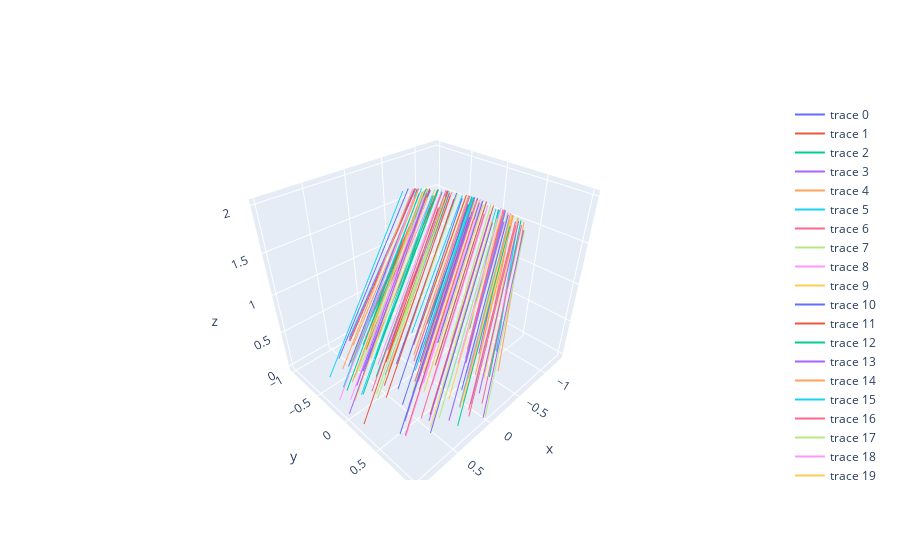

Source (notebook cell):
### Code cell
settingDataPath = "../camera/convex.json"

resultData = cppmodule.cameraLensSample(settingDataPath, [1,0,0], 1000)

plot = []
for line in resultData :
    xData = []
    yData = []
    zData = []
    for point in line :
        xData.append(point[0])
        yData.append(point[1])
        zData.append(point[2])
    if len(xData) == 0:
        continue
    plot.append(go.Scatter3d(x=xData, y=yData, z=zData, mode='lines'))

fig = go.Figure(data=plot)
fig.show()

### Figure 1 — Plotly figure (JSON) as saved in the notebook; plotly's stock layout.template omitted (floating-point values rounded to 4 significant figures)
{"data": [{"mode": "lines", "type": "scatter3d", "x": [-0.08244, -0.8624], "y": [0.5916, 0.4128], "z": [0, 1.757]}, {"mode": "lines", "type": "scatter3d", "x": [0.5665, -0.431], "y": [0.095, 0.07252], "z": [0, 1.952]}, {"mode": "lines", "type": "scatter3d", "x": [0.274, -0.6377], "y": [-0.441, -0.3248], "z": [0, 1.868]}, {"mode": "lines", "type": "scatter3d", "x": [0.07188, -0.773], "y": [-0.4511, -0.3247], "z": [0, 1.816]}, {"mode": "lines", "type": "scatter3d", "x": [-0.5916, -1.122], "y": [0.6948, 0.4399], "z": [0, 1.596]}, {"mode": "lines", "type": "scatter3d", "x": [0.8153, -0.2393], "y": [-0.5786, -0.4346], "z": [0, 1.937]}, {"mode": "lines", "type": "scatter3d", "x": [0.1612, -0.7214], "y": [0.1675, 0.1234], "z": [0, 1.861]}, {"mode": "lines", "type": "scatter3d", "x": [0.163, -0.7167], "y": [-0.3365, -0.2464], "z": [0, 1.851]}, {"mode": "lines", "type": "scatter3d", "x": [0.3134, -0.6127], "y": [-0.3462, -0.2573], "z": [0, 1.886]}, {"mode": "lines", "type": "scatter3d", "x": [-0.2444, -0.9741], "y": [-0.1747, -0.1216], "z": [0, 1.742]}, {"mode": "lines", "type": "scatter3d", "x": [-0.004696, -0.8025], "y": [0.7867, 0.5442], "z": [0, 1.749]}, {"mode": "lines", "type": "scatter3d", "x": [0.0007833, -0.8041], "y": [-0.7145, -0.4985], "z": [0, 1.762]}, {"mode": "lines", "type": "scatter3d", "x": [0.8034, -0.25], "y": [-0.2804, -0.2147], "z": [0, 1.973]}, {"mode": "lines", "type": "scatter3d", "x": [-0.6543, -1.172], "y": [0.357, 0.2285], "z": [0, 1.604]}, {"mode": "lines", "type": "scatter3d", "x": [0.3073, -0.6201], "y": [-0.1729, -0.1293], "z": [0, 1.897]}, {"mode": "lines", "type": "scatter3d", "x": [-0.5759, -1.141], "y": [0.2647, 0.1728], "z": [0, 1.633]}, {"mode": "lines", "type": "scatter3d", "x": [-0.03283, -0.8106], "y": [-0.9036, -0.6142], "z": [0, 1.722]}, {"mode": "lines", "type": "scatter3d", "x": [0.1564, -0.7243], "y": [-0.1871, -0.1377], "z": [0, 1.859]}, {"mode": "lines", "type": "scatter3d", "x": [-0.8388, -1.24], "y": [0.4649, 0.2841], "z": [0, 1.543]}, {"mode": "lines", "type": "scatter3d", "x": [-0.5918, -1.142], "y": [0.4105, 0.2654], "z": [0, 1.62]}, {"mode": "lines", "type": "scatter3d", "x": [0.7743, -0.2704], "y": [0.5439, 0.4095], "z": [0, 1.939]}, {"mode": "lines", "type": "scatter3d", "x": [0.2434, -0.6507], "y": [-0.6462, -0.4667], "z": [0, 1.833]}, {"mode": "lines", "type": "scatter3d", "x": [0.4458, -0.5197], "y": [-0.2168, -0.1638], "z": [0, 1.924]}, {"mode": "lines", "type": "scatter3d", "x": [-0.3627, -1.038], "y": [-0.1889, -0.1288], "z": [0, 1.704]}, {"mode": "lines", "type": "scatter3d", "x": [0.3133, -0.5952], "y": [-0.8127, -0.5804], "z": [0, 1.819]}, {"mode": "lines", "type": "scatter3d", "x": [0.7277, -0.3085], "y": [-0.1242, -0.09543], "z": [0, 1.974]}, {"mode": "lines", "type": "scatter3d", "x": [0.1228, -0.7422], "y": [-0.381, -0.2771], "z": [0, 1.836]}, {"mode": "lines", "type": "scatter3d", "x": [0.5327, -0.4527], "y": [-0.417, -0.3137], "z": [0, 1.923]}, {"mode": "lines", "type": "scatter3d", "x": [-0.3582, -1.033], "y": [0.292, 0.1986], "z": [0, 1.701]}, {"mode": "lines", "type": "scatter3d", "x": [0.06004, -0.7588], "y": [0.839, 0.5816], "z": [0, 1.757]}, {"mode": "lines", "type": "scatter3d", "x": [-0.0635, -0.8685], "y": [-0.03777, -0.0271], "z": [0, 1.801]}, {"mode": "lines", "type": "scatter3d", "x": [-0.03476, -0.8041], "y": [-0.9934, -0.667], "z": [0, 1.705]}, {"mode": "lines", "type": "scatter3d", "x": [-0.6271, -1.165], "y": [-0.2417, -0.1563], "z": [0, 1.618]}, {"mode": "lines", "type": "scatter3d", "x": [0.3161, -0.5952], "y": [0.7744, 0.5557], "z": [0, 1.827]}, {"mode": "lines", "type": "scatter3d", "x": [-0.3073, -1.008], "y": [-0.2058, -0.1416], "z": [0, 1.721]}, {"mode": "lines", "type": "scatter3d", "x": [0.4422, -0.5137], "y": [-0.61, -0.4496], "z": [0, 1.88]}, {"mode": "lines", "type": "scatter3d", "x": [0.4955, -0.4769], "y": [0.5545, 0.4121], "z": [0, 1.898]}, {"mode": "lines", "type": "scatter3d", "x": [-0.1008, -0.8779], "y": [-0.5114, -0.3581], "z": [0, 1.761]}, {"mode": "lines", "type": "scatter3d", "x": [0.9373, -0.147], "y": [-0.2276, -0.1748], "z": [0, 1.987]}, {"mode": "lines", "type": "scatter3d", "x": [0.4987, -0.4705], "y": [0.6971, 0.5113], "z": [0, 1.875]}, {"mode": "lines", "type": "scatter3d", "x": [0.1528, -0.7265], "y": [-0.2058, -0.1513], "z": [0, 1.857]}, {"mode": "lines", "type": "scatter3d", "x": [0.9499, -0.1373], "y": [0.1986, 0.1527], "z": [0, 1.989]}, {"mode": "lines", "type": "scatter3d", "x": [-0.6222, -1.152], "y": [-0.4726, -0.3026], "z": [0, 1.607]}, {"mode": "lines", "type": "scatter3d", "x": [0.2973, -0.6002], "y": [-0.9188, -0.6466], "z": [0, 1.795]}, {"mode": "lines", "type": "scatter3d", "x": [-0.09919, -0.8888], "y": [-0.1767, -0.1258], "z": [0, 1.787]}, {"mode": "lines", "type": "scatter3d", "x": [0.3107, -0.5991], "y": [0.7694, 0.5521], "z": [0, 1.827]}, {"mode": "lines", "type": "scatter3d", "x": [-0.6166, -1.161], "y": [0.2115, 0.1372], "z": [0, 1.622]}, {"mode": "lines", "type": "scatter3d", "x": [0.01275, -0.7754], "y": [0.9978, 0.6737], "z": [0, 1.716]}, {"mode": "lines", "type": "scatter3d", "x": [0.1231, -0.7204], "y": [-0.8178, -0.5726], "z": [0, 1.776]}, {"mode": "lines", "type": "scatter3d", "x": [-0.2637, -0.9859], "y": [-0.1165, -0.08092], "z": [0, 1.738]}, {"mode": "lines", "type": "scatter3d", "x": [0.397, -0.5564], "y": [0.09354, 0.07061], "z": [0, 1.92]}, {"mode": "lines", "type": "scatter3d", "x": [0.2847, -0.6093], "y": [-0.9079, -0.6391], "z": [0, 1.795]}, {"mode": "lines", "type": "scatter3d", "x": [0.2172, -0.6638], "y": [-0.7382, -0.5268], "z": [0, 1.812]}, {"mode": "lines", "type": "scatter3d", "x": [0.6837, -0.3415], "y": [-0.2635, -0.2013], "z": [0, 1.96]}, {"mode": "lines", "type": "scatter3d", "x": [0.1123, -0.7323], "y": [0.739, 0.5214], "z": [0, 1.787]}, {"mode": "lines", "type": "scatter3d", "x": [0.2539, -0.6262], "y": [-0.9651, -0.6722], "z": [0, 1.777]}, {"mode": "lines", "type": "scatter3d", "x": [0.02257, -0.7724], "y": [-0.9629, -0.654], "z": [0, 1.725]}, {"mode": "lines", "type": "scatter3d", "x": [-0.5816, -1.141], "y": [0.3384, 0.22], "z": [0, 1.628]}, {"mode": "lines", "type": "scatter3d", "x": [0.1391, -0.7353], "y": [0.2282, 0.1674], "z": [0, 1.852]}, {"mode": "lines", "type": "scatter3d", "x": [0.039, -0.8029], "y": [0.1212, 0.08808], "z": [0, 1.83]}, {"mode": "lines", "type": "scatter3d", "x": [0.5534, -0.4297], "y": [0.7465, 0.5464], "z": [0, 1.875]}, {"mode": "lines", "type": "scatter3d", "x": [-0.1492, -0.9198], "y": [0.1259, 0.08906], "z": [0, 1.774]}, {"mode": "lines", "type": "scatter3d", "x": [-0.9256, -1.286], "y": [-0.01992, -0.0121], "z": [0, 1.531]}, {"mode": "lines", "type": "scatter3d", "x": [0.4619, -0.4989], "y": [0.6331, 0.4663], "z": [0, 1.88]}, {"mode": "lines", "type": "scatter3d", "x": [-0.7917, -1.229], "y": [0.3546, 0.2203], "z": [0, 1.563]}, {"mode": "lines", "type": "scatter3d", "x": [-0.243, -0.9733], "y": [-0.1763, -0.1228], "z": [0, 1.743]}, {"mode": "lines", "type": "scatter3d", "x": [-0.09311, -0.8491], "y": [0.868, 0.5877], "z": [0, 1.713]}, {"mode": "lines", "type": "scatter3d", "x": [0.6398, -0.3758], "y": [0.04058, 0.0311], "z": [0, 1.964]}, {"mode": "lines", "type": "scatter3d", "x": [-0.2657, -0.9718], "y": [0.5288, 0.3605], "z": [0, 1.71]}, {"mode": "lines", "type": "scatter3d", "x": [0.1092, -0.743], "y": [0.5805, 0.4157], "z": [0, 1.81]}, {"mode": "lines", "type": "scatter3d", "x": [-0.2294, -0.9669], "y": [-0.09087, -0.06352], "z": [0, 1.75]}, {"mode": "lines", "type": "scatter3d", "x": [0.07833, -0.7436], "y": [-0.8923, -0.6159], "z": [0, 1.751]}, {"mode": "lines", "type": "scatter3d", "x": [-0.0026, -0.789], "y": [-0.946, -0.642], "z": [0, 1.722]}, {"mode": "lines", "type": "scatter3d", "x": [-0.2028, -0.9487], "y": [-0.2442, -0.1708], "z": [0, 1.752]}, {"mode": "lines", "type": "scatter3d", "x": [0.6853, -0.3396], "y": [-0.3389, -0.258], "z": [0, 1.954]}, {"mode": "lines", "type": "scatter3d", "x": [0.7982, -0.2536], "y": [-0.3498, -0.2669], "z": [0, 1.966]}, {"mode": "lines", "type": "scatter3d", "x": [0.1315, -0.7109], "y": [0.8806, 0.6125], "z": [0, 1.766]}, {"mode": "lines", "type": "scatter3d", "x": [-0.5761, -1.146], "y": [-0.02371, -0.01556], "z": [0, 1.639]}, {"mode": "lines", "type": "scatter3d", "x": [0.2163, -0.6826], "y": [-0.2381, -0.1761], "z": [0, 1.872]}, {"mode": "lines", "type": "scatter3d", "x": [0.2291, -0.672], "y": [0.3229, 0.2384], "z": [0, 1.869]}, {"mode": "lines", "type": "scatter3d", "x": [-0.4461, -1.083], "y": [-0.1209, -0.08131], "z": [0, 1.68]}, {"mode": "lines", "type": "scatter3d", "x": [-0.1012, -0.8872], "y": [0.2928, 0.2077], "z": [0, 1.78]}, {"mode": "lines", "type": "scatter3d", "x": [-0.229, -0.9667], "y": [0.0797, 0.05573], "z": [0, 1.75]}, {"mode": "lines", "type": "scatter3d", "x": [-0.7732, -1.229], "y": [0.1419, 0.08916], "z": [0, 1.575]}, {"mode": "lines", "type": "scatter3d", "x": [-0.3583, -1.02], "y": [0.5518, 0.3696], "z": [0, 1.68]}, {"mode": "lines", "type": "scatter3d", "x": [0.06773, -0.7849], "y": [0.02073, 0.01514], "z": [0, 1.84]}, {"mode": "lines", "type": "scatter3d", "x": [-0.489, -1.099], "y": [0.2951, 0.1958], "z": [0, 1.659]}, {"mode": "lines", "type": "scatter3d", "x": [-0.4654, -1.084], "y": [0.3803, 0.2525], "z": [0, 1.662]}, {"mode": "lines", "type": "scatter3d", "x": [0.09468, -0.7627], "y": [0.316, 0.2299], "z": [0, 1.835]}, {"mode": "lines", "type": "scatter3d", "x": [0.2078, -0.6703], "y": [-0.7324, -0.5225], "z": [0, 1.81]}, {"mode": "lines", "type": "scatter3d", "x": [0.3588, -0.5834], "y": [-0.1624, -0.1221], "z": [0, 1.909]}, {"mode": "lines", "type": "scatter3d", "x": [0.749, -0.2889], "y": [0.5933, 0.4444], "z": [0, 1.928]}, {"mode": "lines", "type": "scatter3d", "x": [-0.02596, -0.8449], "y": [-0.06477, -0.04671], "z": [0, 1.812]}, {"mode": "lines", "type": "scatter3d", "x": [0.6344, -0.3764], "y": [0.4629, 0.349], "z": [0, 1.933]}, {"mode": "lines", "type": "scatter3d", "x": [0.5085, -0.4664], "y": [-0.5929, -0.4396], "z": [0, 1.895]}, {"mode": "lines", "type": "scatter3d", "x": [-0.3481, -1.019], "y": [-0.4784, -0.3227], "z": [0, 1.69]}, {"mode": "lines", "type": "scatter3d", "x": [0.0695, -0.7539], "y": [0.8244, 0.5732], "z": [0, 1.762]}, {"mode": "lines", "type": "scatter3d", "x": [0.3608, -0.5686], "y": [0.6798, 0.4946], "z": [0, 1.853]}, {"mode": "lines", "type": "scatter3d", "x": [0.8525, -0.2125], "y": [-0.1495, -0.115], "z": [0, 1.985]}, {"mode": "lines", "type": "scatter3d", "x": [0.8333, -0.2274], "y": [-0.1041, -0.08015], "z": [0, 1.985]}, {"mode": "lines", "type": "scatter3d", "x": [0.5678, -0.4238], "y": [-0.5652, -0.4214], "z": [0, 1.909]}, {"mode": "lines", "type": "scatter3d", "x": [0.4683, -0.5043], "y": [-0.05009, -0.03803], "z": [0, 1.935]}, {"mode": "lines", "type": "scatter3d", "x": [0.301, -0.6], "y": [0.8789, 0.6219], "z": [0, 1.804]}, {"mode": "lines", "type": "scatter3d", "x": [-0.1817, -0.9091], "y": [0.7559, 0.5116], "z": [0, 1.706]}, {"mode": "lines", "type": "scatter3d", "x": [-0.06233, -0.867], "y": [-0.1235, -0.08854], "z": [0, 1.8]}, {"mode": "lines", "type": "scatter3d", "x": [-0.8329, -1.237], "y": [0.4819, 0.2945], "z": [0, 1.544]}, {"mode": "lines", "type": "scatter3d", "x": [-0.0223, -0.8423], "y": [-0.09569, -0.06901], "z": [0, 1.813]}, {"mode": "lines", "type": "scatter3d", "x": [0.2964, -0.6205], "y": [-0.4923, -0.362], "z": [0, 1.867]}, {"mode": "lines", "type": "scatter3d", "x": [0.7512, -0.2871], "y": [0.6033, 0.4516], "z": [0, 1.927]}, {"mode": "lines", "type": "scatter3d", "x": [-0.4761, -1.077], "y": [0.5884, 0.3846], "z": [0, 1.641]}, {"mode": "lines", "type": "scatter3d", "x": [0.2384, -0.6669], "y": [0.2636, 0.1952], "z": [0, 1.875]}, {"mode": "lines", "type": "scatter3d", "x": [0.3986, -0.5456], "y": [0.5846, 0.4305], "z": [0, 1.875]}, {"mode": "lines", "type": "scatter3d", "x": [0.711, -0.3213], "y": [-0.1164, -0.08939], "z": [0, 1.972]}, {"mode": "lines", "type": "scatter3d", "x": [0.04646, -0.7551], "y": [0.9966, 0.6758], "z": [0, 1.724]}, {"mode": "lines", "type": "scatter3d", "x": [0.166, -0.6957], "y": [-0.7698, -0.5446], "z": [0, 1.794]}, {"mode": "lines", "type": "scatter3d", "x": [-0.01301, -0.8266], "y": [0.461, 0.328], "z": [0, 1.791]}, {"mode": "lines", "type": "scatter3d", "x": [0.07434, -0.7705], "y": [-0.4741, -0.3408], "z": [0, 1.814]}, {"mode": "lines", "type": "scatter3d", "x": [0.6238, -0.3856], "y": [-0.3724, -0.2823], "z": [0, 1.942]}, {"mode": "lines", "type": "scatter3d", "x": [-0.09426, -0.849], "y": [-0.8763, -0.5926], "z": [0, 1.711]}, {"mode": "lines", "type": "scatter3d", "x": [-0.3838, -1.026], "y": [0.655, 0.4329], "z": [0, 1.661]}, {"mode": "lines", "type": "scatter3d", "x": [0.5686, -0.4186], "y": [-0.7504, -0.5495], "z": [0, 1.877]}, {"mode": "lines", "type": "scatter3d", "x": [-0.2143, -0.9536], "y": [-0.3016, -0.2101], "z": [0, 1.745]}, {"mode": "lines", "type": "scatter3d", "x": [-0.4463, -1.055], "y": [0.6819, 0.4445], "z": [0, 1.64]}, {"mode": "lines", "type": "scatter3d", "x": [-0.4291, -1.067], "y": [0.3508, 0.2349], "z": [0, 1.675]}, {"mode": "lines", "type": "scatter3d", "x": [0.6401, -0.3702], "y": [-0.5786, -0.4324], "z": [0, 1.917]}, {"mode": "lines", "type": "scatter3d", "x": [0.05272, -0.7859], "y": [0.4371, 0.3142], "z": [0, 1.812]}, {"mode": "lines", "type": "scatter3d", "x": [0.6178, -0.3924], "y": [-0.08219, -0.06292], "z": [0, 1.96]}, {"mode": "lines", "type": "scatter3d", "x": [0.3252, -0.6064], "y": [0.2439, 0.1823], "z": [0, 1.897]}, {"mode": "lines", "type": "scatter3d", "x": [-0.3035, -0.9958], "y": [0.4699, 0.3196], "z": [0, 1.705]}, {"mode": "lines", "type": "scatter3d", "x": [-0.3349, -1.016], "y": [-0.3972, -0.2699], "z": [0, 1.701]}, {"mode": "lines", "type": "scatter3d", "x": [0.5085, -0.4726], "y": [0.2877, 0.2177], "z": [0, 1.931]}, {"mode": "lines", "type": "scatter3d", "x": [0.2182, -0.6797], "y": [-0.3137, -0.2314], "z": [0, 1.867]}, {"mode": "lines", "type": "scatter3d", "x": [0.2252, -0.6695], "y": [-0.4919, -0.3593], "z": [0, 1.85]}, {"mode": "lines", "type": "scatter3d", "x": [0.9741, -0.1185], "y": [-0.009571, -0.007379], "z": [0, 1.996]}, {"mode": "lines", "type": "scatter3d", "x": [-0.09682, -0.8694], "y": [0.6184, 0.4296], "z": [0, 1.749]}, {"mode": "lines", "type": "scatter3d", "x": [0.1066, -0.7366], "y": [0.7294, 0.5148], "z": [0, 1.787]}, {"mode": "lines", "type": "scatter3d", "x": [0.1902, -0.702], "y": [0.1422, 0.1052], "z": [0, 1.87]}, {"mode": "lines", "type": "scatter3d", "x": [0.6025, -0.4041], "y": [-0.01887, -0.01444], "z": [0, 1.959]}, {"mode": "lines", "type": "scatter3d", "x": [-0.1544, -0.9237], "y": [0.01093, 0.007739], "z": [0, 1.774]}, {"mode": "lines", "type": "scatter3d", "x": [0.0413, -0.7786], "y": [0.7195, 0.5043], "z": [0, 1.772]}, {"mode": "lines", "type": "scatter3d", "x": [0.4937, -0.4819], "y": [-0.3892, -0.2926], "z": [0, 1.919]}], "layout": {}}
